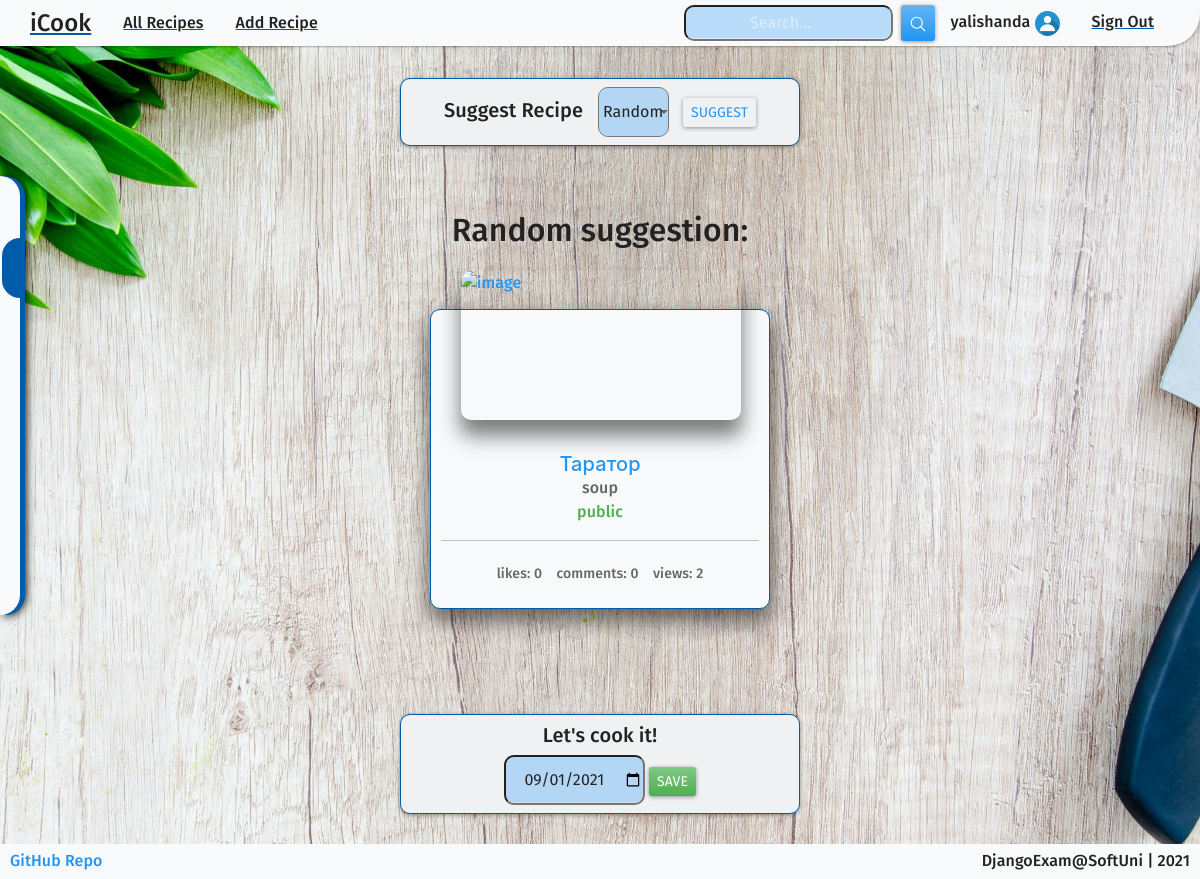
The page /profile/suggest/ (signed in) on the database its author committed.
### LetsCook/auth_icook/models.py (models this page shows)
class ICookUser(AbstractBaseUser, PermissionsMixin):
    email = models.EmailField(
        unique=True,
    )
    is_staff = models.BooleanField(
        default=False,
    )
    is_active = models.BooleanField(
        default=False,
    )
    date_joined = models.DateTimeField(
        auto_now_add=True,
    )
    USERNAME_FIELD = 'email'
    objects = ICookUserManager()

### LetsCook/profiles/models.py (models this page shows, shortened)
class Profile(models.Model):
    user = models.OneToOneField(
        UserModel,
        on_delete=models.CASCADE,
        primary_key=True,
    )
    username = models.CharField(
        max_length=20,
    )
    first_name = models.CharField(
        max_length=30,
        blank=True,
    )
    last_name = models.CharField(
        max_length=30,
        blank=True,
    )
    image = CloudinaryField(
        'image',
    )
    dark_theme = models.BooleanField(
        default=False,
    )
    @property
    def progress(self):
        username = 25 if self.username else 0
        first_name = 25 if self.first_name else 0
        last_name = 25 if self.last_name else 0
        image = 25 if not self.image.name == 'profile-default.jpg' else 0
        value = username + first_name + last_name + image
        return value

### LetsCook/recipes/models.py (models this page shows, shortened)
class Recipe(models.Model):
    author = models.ForeignKey(
        UserModel,
        on_delete=models.CASCADE,
    )
    title = models.CharField(
        max_length=100,
        validators=[
            MinLengthValidator(3),
            validate_digits_not_in_string,
        ],
    )
    meal_type = models.CharField(
        max_length=20,
        choices=(
            MEAL_TYPES
        )
    )
    image = CloudinaryField(
        'image',
    )
    description = models.CharField(
        max_length=100,
    )
    time = models.IntegerField(
        validators=[
            MinValueValidator(1),
        ]
    )
    servings = models.IntegerField(
        validators=[
            MinValueValidator(1),
        ]
    )
    preparation = models.TextField(
        max_length=1000,
    )
    vegetarian = models.BooleanField(
        default=False,
    )
    public = models.BooleanField(
        default=True,
    )
    created_on = models.DateTimeField(
        auto_now_add=True,
    )
    recipe_views = models.IntegerField(
        default=0,
    )
    class Meta:
        ordering = ['-id']

### LetsCook/profiles/views.py (the view, shortened to what this page needs)
# urls.py: path('suggest/', views.SuggestView.as_view(), name='suggest'),
class SuggestView(LoginRequiredMixin, View):
    def get(self, request):
        categories = CATEGORIES
        recipe = None
        public_recipes = Recipe.objects.filter(public=True)
        category_name = request.GET.get('category')
        if not category_name == '' \
                and not category_name == 'Random' \
                and category_name is not None:
            public_recipes = public_recipes.filter(meal_type=category_name)
        if public_recipes:
            recipe = choice(public_recipes)
        context = {
            'recipe': recipe,
            'categories': categories
        }
        return render(request, 'profiles/suggest.html', context)

### templates/profiles/suggest.html (shortened to what this page needs)
{% extends 'shared/base.html' %}
{% block content %}
    <div class="container">
        <div class="card border-primary">
            <div class="card-header">
                <form method="GET" action=".">
                    <div class="row row-cols-auto align-items-baseline">
                        <div class="col">
                            <h5>Suggest Recipe</h5>
                        </div>
                        <div class="col">
                            <select id="category" class="form-control w-auto" name="category">
                                <option selected>Random</option>
                            </select>
                        </div>
                        <div class="col">
                            <button type="submit" class="btn btn-outline-primary btn-sm center">Suggest</button>
                        </div>
                    </div>
                </form>
            </div>
        </div>
    </div>
    <h2 class="text-center mt-5 mb-3">
        {% if request.GET.category %}{{ request.GET.category|capfirst }}{% else %}Random {% endif %}
        suggestion:
    </h2>
    <div class="container">
        <div class="row">
            {% if recipe %}
                {% include 'recipes/short-details.html' with r=recipe %}
            {% else %}
                <h5>No recipes in this category...</h5>
            {% endif %}
        </div>
    </div>
    {% if recipe %}
        {% include 'shared/save_suggestion.html' %}
    {% endif %}
{% endblock %}

### templates/shared/navbar.html (shortened to what this page needs)
{% url 'index' as index %}
{% url 'all-recipes' as all_recipes %}
{% url 'search' as search %}
{% url 'sign-out' as sign_out %}
{% url 'update-profile' as update_profile %}
{% url 'create-recipe' as create_recipe %}
{% load static %}
<nav class="navbar navbar-expand-lg navbar-dark bg-dark">
    <a class="navbar-brand" href="{{ index }}">
        iCook
    </a>
    <div class="collapse navbar-collapse" id="navbarColor02">
        <ul class="navbar-nav me-auto">
            <li class="nav-item">
                <a class="nav-link2 {% if request.path == all_recipes %}active{% endif %}" href="{{ all_recipes }}">
                    All Recipes
                </a>
            </li>
            <li class="nav-item">
                <a class="nav-link2 {% if request.path == create_recipe %}active{% endif %}" href="{{ create_recipe }}">
                    Add Recipe
                </a>
            </li>
        </ul>
        <form class="d-flex" method="post" action="{{ search }}">
            <input class="form-control me-sm-2 mh-10px" type="search" placeholder="Search..." name="searched">
            <button type="submit" class="btn btn-primary btn-sm">
                <ion-icon name="search-outline"></ion-icon>
            </button>
        </form>
        <ul class="navbar-nav">
            {% if request.user.is_authenticated %}
                <li class="nav-item">
                    <a class="nav-link2 text-decoration-none {% if request.path == update_profile %}active{% endif %}"
                       href="{{ update_profile }}">
                        {{ request.user.profile.username }}
                        {% if request.user.profile.image %}
                            <img src="{{ request.user.profile.image.url }}" alt="Avatar" class="avatar">
                        {% else %}
                            <img src="{% static 'images/profile-default.jpg' %}" alt="Avatar" class="avatar">
                        {% endif %}
                    </a>
                </li>
                <li class="nav-item">
                    <a class="nav-link2 {% if request.path == sign_out %}active{% endif %}" href="{{ sign_out }}">
                        Sign Out
                    </a>
                </li>
            {% endif %}
        </ul>
    </div>
</nav>

### templates/recipes/short-details.html (shortened to what this page needs)
{% load static %}
<div class="card-container">
    <div class="new-card border-primary">
        <a href="{% url 'details-recipe' r.pk %}" class="text-decoration-none">
            <div class="imgBx">
                {% if r.image %}
                    <img src="{{ r.image.url }}" alt="image">
                {% else %}
                    <img src="{% static 'images/food-default.png' %}" alt="image">
                {% endif %}
            </div>
        </a>
        <div>
            <a href="{% url 'details-recipe' r.pk %}" class="text-decoration-none">
                <h5 class="card-title text-primary center">{{ r.title|capfirst }}</h5>
            </a>
            <span class="card-subtitle text-muted center">{{ r.meal_type }}</span>
            {% if r.public %}
                <span class="card-subtitle text-success center">public</span>
            {% else %}
                <span class="card-subtitle text-danger center">private</span>
            {% endif %}
            <hr>
            <div class="container">
                <div class="row row-cols-auto justify-content-between">
                    <div class="col text-center">
                        <small class="text-muted">likes: {{ r.like_set.count }}</small>
                    </div>
                    <div class="col text-center">
                        <small class="text-muted">comments: {{ r.comment_set.count }}</small>
                    </div>
                    <div class="col text-center">
                        <small class="text-muted">views: {{ r.recipe_views }}</small>
                    </div>
                </div>
            </div>
        </div>
    </div>
</div>

### rows shown on the page
Recipe: title "Таратор", meal_type "soup", like_set.count "0", comment_set.count "0", recipe_views "2"

### other values the page prints
{{ request.user.profile.username }} "yalishanda"
